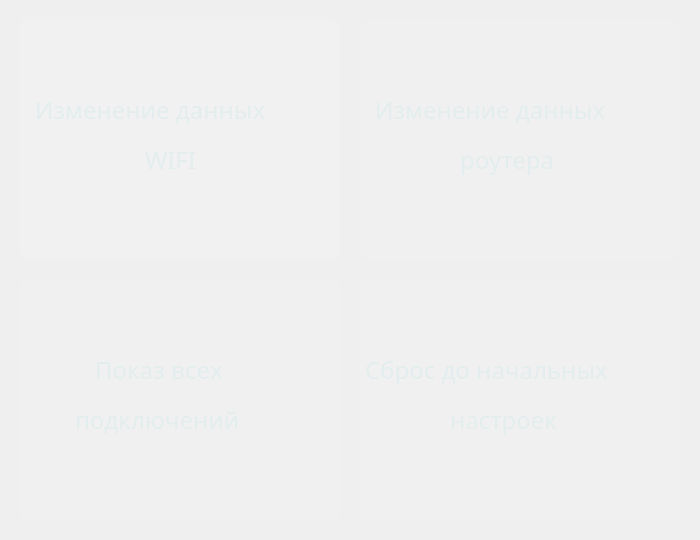
<?xml version="1.0" encoding="UTF-8"?>
<ui version="4.0">
 <class>MainWindow</class>
 <widget class="QMainWindow" name="MainWindow">
  <property name="geometry">
   <rect>
    <x>0</x>
    <y>0</y>
    <width>700</width>
    <height>540</height>
   </rect>
  </property>
  <property name="windowTitle">
   <string>Secret Keeper Router</string>
  </property>
  <widget class="QWidget" name="centralwidget">
   <widget class="QLabel" name="gradient">
    <property name="geometry">
     <rect>
      <x>0</x>
      <y>0</y>
      <width>700</width>
      <height>540</height>
     </rect>
    </property>
    <property name="text">
     <string/>
    </property>
    <property name="pixmap">
     <pixmap>../Images/gradient.png</pixmap>
    </property>
   </widget>
   <widget class="QPushButton" name="connect_info_button">
    <property name="geometry">
     <rect>
      <x>19</x>
      <y>19</y>
      <width>321</width>
      <height>241</height>
     </rect>
    </property>
    <property name="styleSheet">
     <string notr="true">QPushButton{
 background: rgba(255, 255, 255, 0.05);
 border-radius: 8px;
 color: #fff;
}
QPushButton:hover{
 background: rgba(255, 255, 255, 0.1);
}
QPushButton:pressed{
 background: rgba(0, 0, 0, 0.1);
}</string>
    </property>
    <property name="text">
     <string/>
    </property>
   </widget>
   <widget class="QPushButton" name="all_connections_button">
    <property name="geometry">
     <rect>
      <x>20</x>
      <y>280</y>
      <width>320</width>
      <height>240</height>
     </rect>
    </property>
    <property name="styleSheet">
     <string notr="true">QPushButton{
 background: rgba(255, 255, 255, 0.05);
 border-radius: 8px;
 color: #fff;
}
QPushButton:hover{
 background: rgba(255, 255, 255, 0.1);
}
QPushButton:pressed{
 background: rgba(0, 0, 0, 0.1);
}</string>
    </property>
    <property name="text">
     <string/>
    </property>
   </widget>
   <widget class="QPushButton" name="data_change_router_button">
    <property name="geometry">
     <rect>
      <x>360</x>
      <y>20</y>
      <width>320</width>
      <height>240</height>
     </rect>
    </property>
    <property name="styleSheet">
     <string notr="true">QPushButton{
 background: rgba(255, 255, 255, 0.05);
 border-radius: 8px;
 color: #fff;
}
QPushButton:hover{
 background: rgba(255, 255, 255, 0.1);
}
QPushButton:pressed{
 background: rgba(0, 0, 0, 0.1);
}</string>
    </property>
    <property name="text">
     <string/>
    </property>
   </widget>
   <widget class="QPushButton" name="initial_settings_button">
    <property name="geometry">
     <rect>
      <x>360</x>
      <y>280</y>
      <width>320</width>
      <height>240</height>
     </rect>
    </property>
    <property name="styleSheet">
     <string notr="true">QPushButton{
 background: rgba(255, 255, 255, 0.05);
 border-radius: 8px;
 color: #fff;
}
QPushButton:hover{
 background: rgba(255, 255, 255, 0.1);
}
QPushButton:pressed{
 background: rgba(0, 0, 0, 0.1);
}</string>
    </property>
    <property name="text">
     <string/>
    </property>
   </widget>
   <widget class="QPushButton" name="data_change_wifi_button">
    <property name="geometry">
     <rect>
      <x>20</x>
      <y>20</y>
      <width>320</width>
      <height>240</height>
     </rect>
    </property>
    <property name="font">
     <font>
      <family>Microsoft YaHei</family>
      <pointsize>18</pointsize>
     </font>
    </property>
    <property name="styleSheet">
     <string notr="true">QPushButton{
 background: rgba(255, 255, 255, 0.05);
 border-radius: 8px;
 color: #fff;
}
QPushButton:hover{
 background: rgba(255, 255, 255, 0.1);
}
QPushButton:pressed{
 background: rgba(0, 0, 0, 0.1);
}</string>
    </property>
    <property name="text">
     <string/>
    </property>
   </widget>
   <widget class="QLabel" name="text_1_1">
    <property name="geometry">
     <rect>
      <x>35</x>
      <y>90</y>
      <width>290</width>
      <height>40</height>
     </rect>
    </property>
    <property name="font">
     <font>
      <family>Microsoft YaHei</family>
      <pointsize>18</pointsize>
     </font>
    </property>
    <property name="styleSheet">
     <string notr="true">color:#e3eded</string>
    </property>
    <property name="text">
     <string>Изменение данных</string>
    </property>
   </widget>
   <widget class="QLabel" name="text_1_2">
    <property name="geometry">
     <rect>
      <x>145</x>
      <y>140</y>
      <width>70</width>
      <height>40</height>
     </rect>
    </property>
    <property name="font">
     <font>
      <family>Microsoft YaHei</family>
      <pointsize>18</pointsize>
     </font>
    </property>
    <property name="styleSheet">
     <string notr="true">color:#e3eded</string>
    </property>
    <property name="text">
     <string>WIFI</string>
    </property>
   </widget>
   <widget class="QLabel" name="text_2_1">
    <property name="geometry">
     <rect>
      <x>375</x>
      <y>90</y>
      <width>290</width>
      <height>40</height>
     </rect>
    </property>
    <property name="font">
     <font>
      <family>Microsoft YaHei</family>
      <pointsize>18</pointsize>
     </font>
    </property>
    <property name="styleSheet">
     <string notr="true">color:#e3eded</string>
    </property>
    <property name="text">
     <string>Изменение данных</string>
    </property>
   </widget>
   <widget class="QLabel" name="text_2_2">
    <property name="geometry">
     <rect>
      <x>460</x>
      <y>140</y>
      <width>120</width>
      <height>40</height>
     </rect>
    </property>
    <property name="font">
     <font>
      <family>Microsoft YaHei</family>
      <pointsize>18</pointsize>
     </font>
    </property>
    <property name="styleSheet">
     <string notr="true">color:#e3eded</string>
    </property>
    <property name="text">
     <string>роутера</string>
    </property>
   </widget>
   <widget class="QLabel" name="text_3_1">
    <property name="geometry">
     <rect>
      <x>95</x>
      <y>350</y>
      <width>170</width>
      <height>40</height>
     </rect>
    </property>
    <property name="font">
     <font>
      <family>Microsoft YaHei</family>
      <pointsize>18</pointsize>
     </font>
    </property>
    <property name="styleSheet">
     <string notr="true">color:#e3eded</string>
    </property>
    <property name="text">
     <string>Показ всех</string>
    </property>
   </widget>
   <widget class="QLabel" name="text_4_1">
    <property name="geometry">
     <rect>
      <x>365</x>
      <y>350</y>
      <width>310</width>
      <height>40</height>
     </rect>
    </property>
    <property name="font">
     <font>
      <family>Microsoft YaHei</family>
      <pointsize>18</pointsize>
     </font>
    </property>
    <property name="styleSheet">
     <string notr="true">color:#e3eded</string>
    </property>
    <property name="text">
     <string>Сброс до начальных</string>
    </property>
   </widget>
   <widget class="QLabel" name="text_3_2">
    <property name="geometry">
     <rect>
      <x>75</x>
      <y>400</y>
      <width>210</width>
      <height>40</height>
     </rect>
    </property>
    <property name="font">
     <font>
      <family>Microsoft YaHei</family>
      <pointsize>18</pointsize>
     </font>
    </property>
    <property name="styleSheet">
     <string notr="true">color:#e3eded</string>
    </property>
    <property name="text">
     <string>подключений</string>
    </property>
   </widget>
   <widget class="QLabel" name="text_4_2">
    <property name="geometry">
     <rect>
      <x>450</x>
      <y>400</y>
      <width>140</width>
      <height>40</height>
     </rect>
    </property>
    <property name="font">
     <font>
      <family>Microsoft YaHei</family>
      <pointsize>18</pointsize>
     </font>
    </property>
    <property name="styleSheet">
     <string notr="true">color:#e3eded</string>
    </property>
    <property name="text">
     <string>настроек</string>
    </property>
   </widget>
  </widget>
 </widget>
 <resources/>
 <connections/>
</ui>
